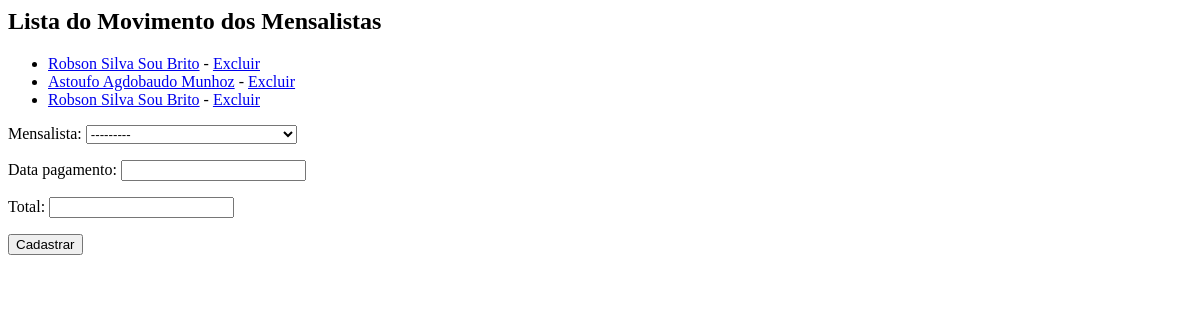
Page /core/mov-mensalistas/ on the earlier database version.
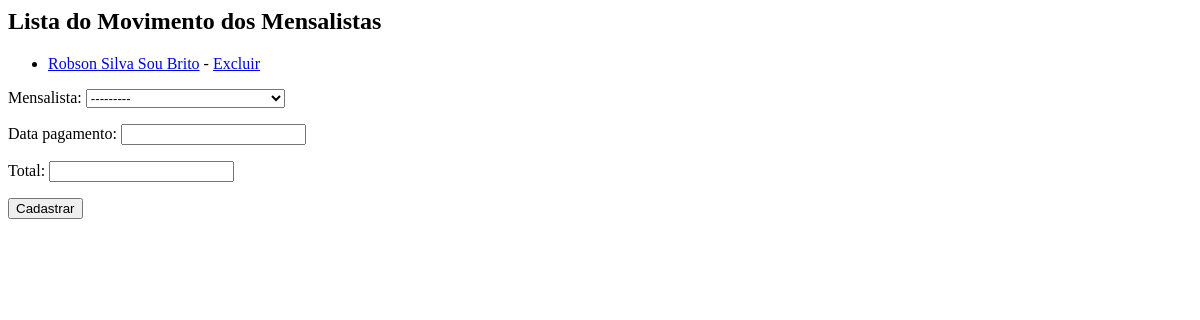
Same page on the later database version.
### core/models.py (models this page shows, shortened)
class MovMensalista(models.Model):
    mensalista = models.ForeignKey(Mensalista, on_delete=models.CASCADE)
    data_pagamento = models.DateField()
    total = models.DecimalField(max_digits=6, decimal_places=2)

class Mensalista(models.Model):
    veiculo = models.ForeignKey(Veiculo, on_delete=models.CASCADE)
    inicio = models.DateField()
    valor_mes = models.DecimalField(max_digits=6, decimal_places=2)
    def __str__(self):
        return str(self.veiculo) + ' - ' + datetime.strftime(self.inicio, '%d/%m/%Y')

class Veiculo(models.Model):
    proprietario = models.ForeignKey(Pessoa, on_delete=models.CASCADE)
    marca = models.ForeignKey(Marca, on_delete=models.CASCADE)
    modelo = models.CharField(max_length=60)
    placa = models.CharField(max_length=8)
    cor = models.CharField(max_length=20)
    observacoes = models.TextField('Observações', null=True, blank=True)
    def __str__(self):
        return self.modelo + ' '+ self.placa

class Pessoa(models.Model):
    nome = models.CharField(max_length=60)
    telefone = models.CharField(max_length=20)
    endereco = models.CharField(max_length=200)

### core/views.py (the view)
# urls.py: path('mov-mensalistas/', views.lista_movmensalistas, name='lista_movmensalistas'),
def lista_movmensalistas(request):
    mov_menslistas = models.MovMensalista.objects.all()
    form = forms.MovMensalistaForm()
    context_data = {'mov_mensalistas':mov_menslistas, 'form': form}
    return render(request, 'core/lista-movmensalistas.html', context_data)

### core/forms.py
class MovMensalistaForm(forms.ModelForm):
    class Meta:
        fields = ('__all__')
        model = models.MovMensalista

### core/templates/core/lista-movmensalistas.html (shortened to what this page needs)
<h2>Lista do Movimento dos Mensalistas</h2>
<ul>
    {% for mov_mensalista in mov_mensalistas %}
        <li>
            <a href="{% url 'core:movmensalista_update' mov_mensalista.id %}"> {{ mov_mensalista.mensalista.veiculo.proprietario.nome }}</a> -
            <a href="{% url 'core:movmensalista_delete' mov_mensalista.id %}">Excluir</a>
        </li>
    {% endfor %}
</ul>
<form action="{% url 'core:movmensalista_novo' %}" method="post">
        {{form.as_p}}
        <input type="submit" value="Cadastrar">
    </form>

Differences in the rows shown:
removed MovMensalista: mensalista.veiculo.proprietario.nome "Astoufo Agdobaudo Munhoz"
removed MovMensalista: mensalista.veiculo.proprietario.nome "Robson Silva Sou Brito"
